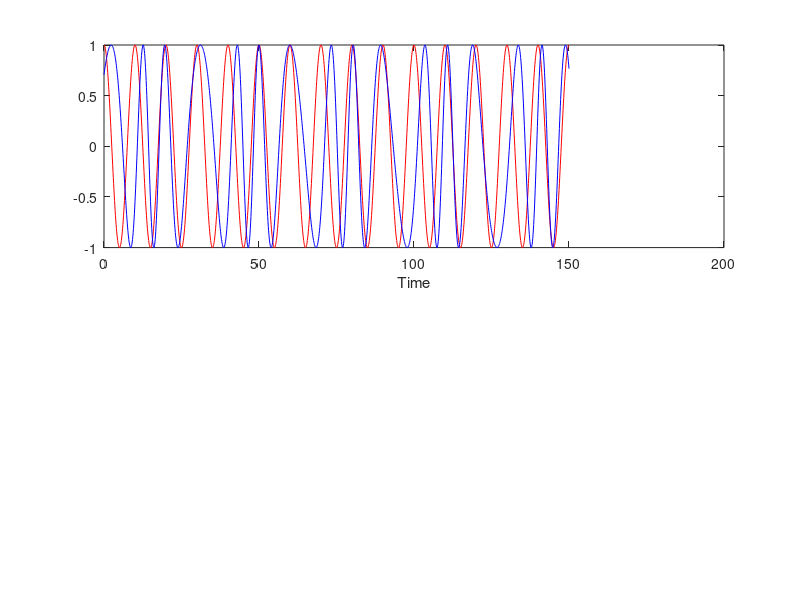

The MATLAB script that drew this image: (Note: this script raises an error after producing the figure.)
%
% Testing script for circleplot routine
%
clear all;
%close all;
%
% Set sigma to change significance of R
%  For datatype 1:
%  sigma = 0.5:    R definitely sig.
%  sigma = 1.5:    R sig. (barely)
%  sigma = 2.0;    R not sig,
sigma = 1.5;
%
% Set flag for time direction in plots (does not affect phases)
%  0 - forward time (increase to right)
%  1 - reversed time (increases to left)
%   chose reversetime=1 to match Huybers
reversetime = 0;
%
% Set flag for form of synthetic data
%   1 - slowly varying oscillation locked to index
%   2 - slowly varying oscillation NOT locked to index
datatype = 1;
%
% set parameters for  statistical tests
alpha_R = 0.01;
alpha_p = 1-0.6827;
niter = 1e4;        % number of iteration in MC
%
% index leads data by phi0 (on average)
%    index max precedes average data max for phi0 > 0
phi0 = 0.25*pi;  
%
maxt = 150;
tt = [0:0.1:maxt]';
nt = length(tt);
if (reversetime)
    ttr = tt(end)-tt;
    ttt = ttr;
    xlbl = 'Reversed Time';
else
    ttt = tt;
    xlbl = 'Time';
end
%
% index: strictly periodic
%
period = 10;
w0 = 2*pi/period;
xx = cos(w0.*tt);
%
switch datatype
    case 1
    % data: slowly varying oscillation locked to index
    %   slowly varying phaseshift
    w1 = w0./pi;
    phi1 = phi0 + sigma*sin(w1.*tt);
    yy = cos(w0.*tt-phi1);
    %
    case 2
    % data: slowly varying oscillation NOT locked to index
    %   slowly varying phaseshift
    w1 = w0./pi;
    w2 = 2*w0./exp(1);
    phi1 = phi0 + sigma*sin(w1.*tt);
    yy = cos(w2.*tt-phi1);
end % switch
%
% plot data vs index
%
figure(1);
clf;
subplot(2,1,1);
plot(ttt,xx,'r',ttt,yy,'b');
xlabel(xlbl);
%
% find maxima & local period for index
%
[maxs mins] = extrema(xx);
ind_xmax = maxs(:,1); % include both endpoints
t_xmax = tt(ind_xmax);
%
% find 'phases' for index for data maxima
%
[maxs mins] = extrema(yy);
ind_ymax = maxs(2:end-1,1);  % ignore both endpoints
t_ymax = tt(ind_ymax);
%
subplot(2,1,2);
plot(ttt,xx,'r',ttt,yy,'b');
hold on;
plot(ttt(ind_ymax),xx(ind_ymax),'b.',ttt(ind_xmax),xx(ind_xmax),'r.','MarkerSize',20);
hold off;
xlabel(xlbl)
%
% Determine 'phase' of index for each data maxima
%
ng = length(ind_ymax);
phases = zeros(ng,1);
for j = 1:ng
    t_j = t_ymax(j);    % time of data point
    ind0 = max(find(t_xmax<t_j)); % index for start time of cycle
    t0 = t_xmax(ind0);  % initial time for cycle
    t1 = t_xmax(ind0+1); % final time for cycle
    period = t1-t0;     % period of cycle
    phases(j) = 2*pi*(t_j-t0)/period;
end
%
%  In the circle plot, zero phase is vertical 
%  Arbitrary choice of direction of increasing phaseshift
%    chosen to 'match' temporal plot
%    here, blue dots to left of red dots => ccw shift on circle
figure(2);
clf;
if (reversetime)
  [R, avgPhase, r99, d] = RayleighsRplot(phases,alpha_R,alpha_p,niter)
else
  [R, avgPhase, r99, d] = RayleighsRplot(2*pi-phases,alpha_R,alpha_p,niter)
end
%
